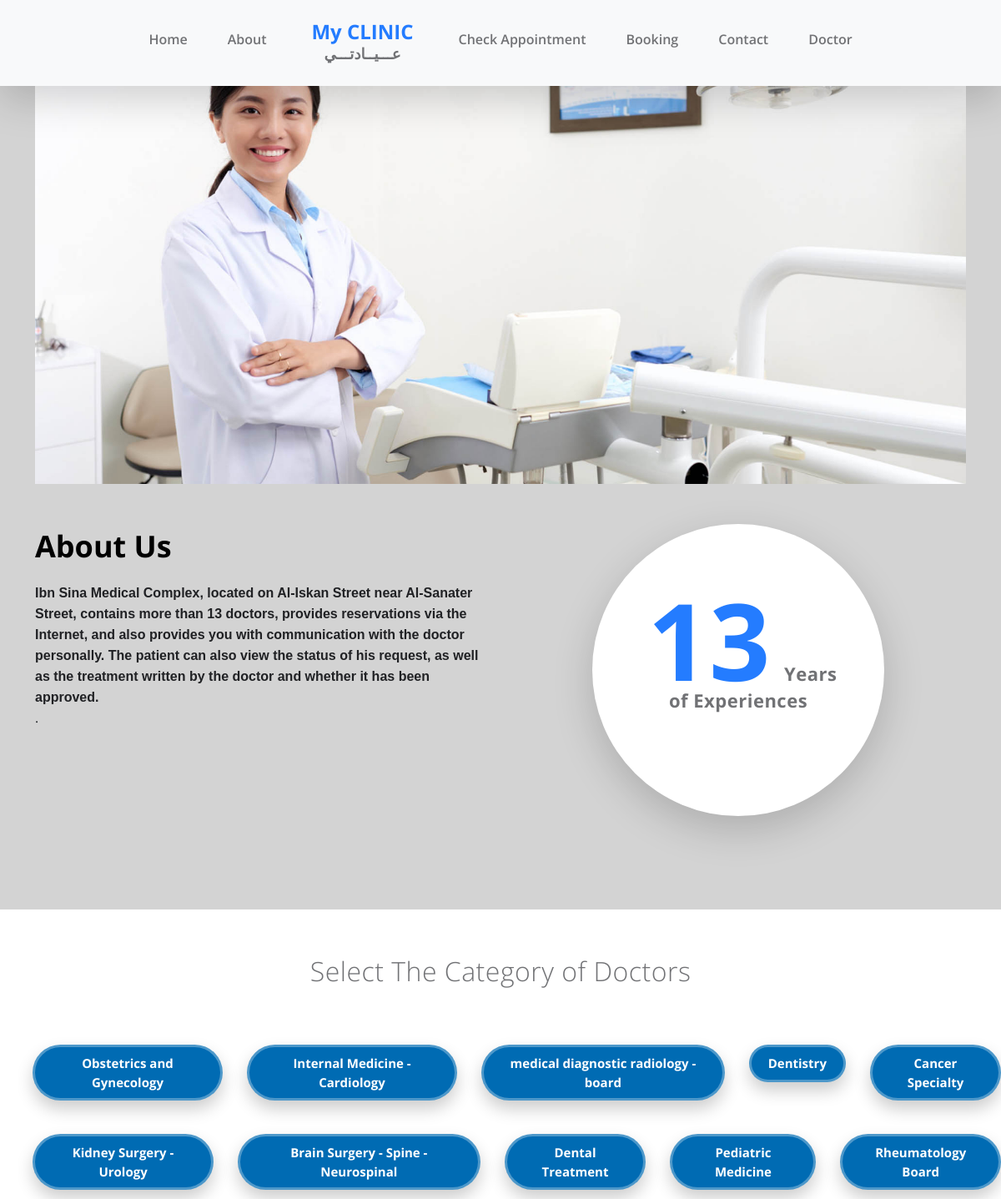
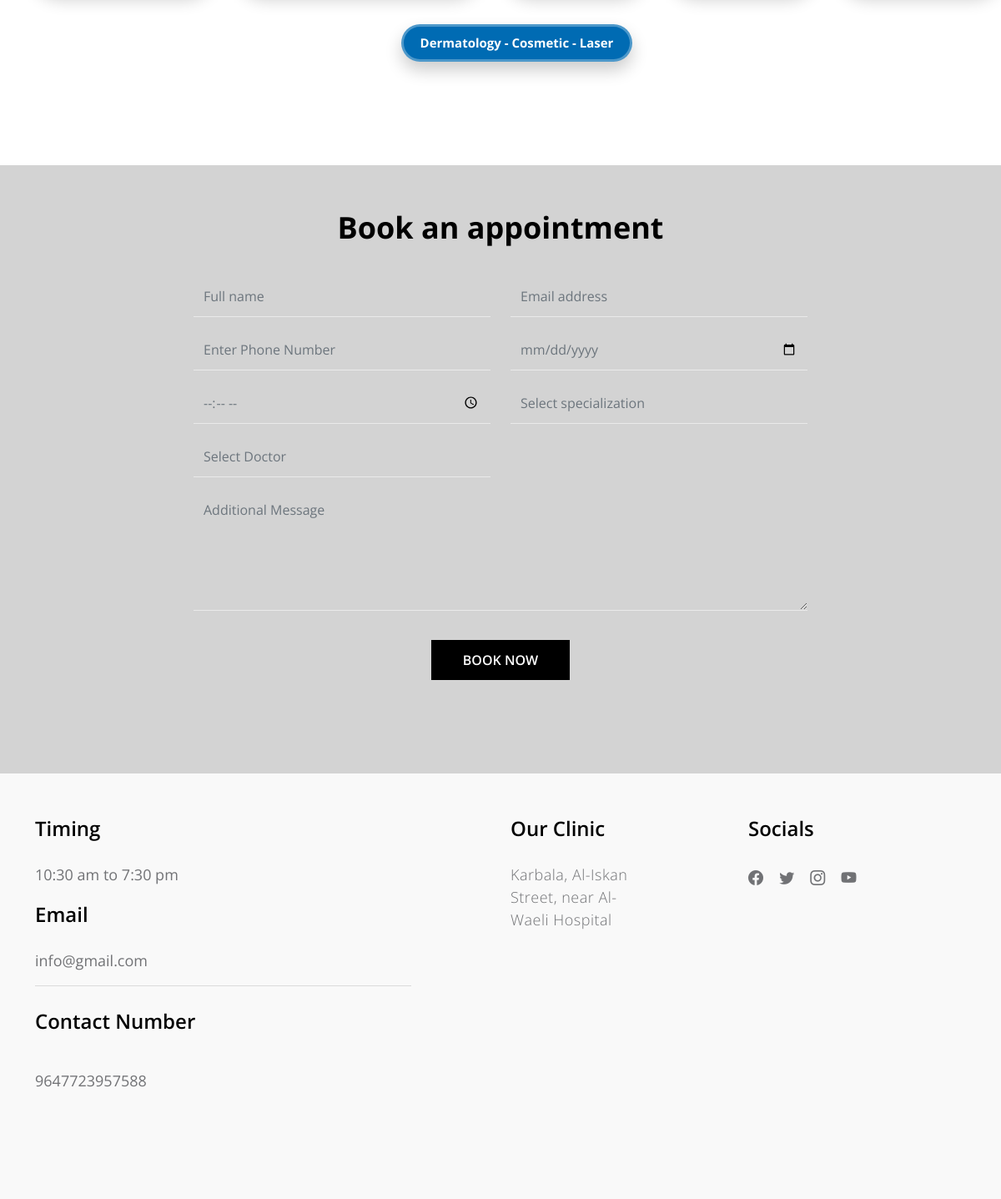
Screenshot of /dams/index.php with the database file from the repository (2 pictures, top to bottom).
### tables this page shows
CREATE TABLE `tblpage` (
  `ID` int(10) NOT NULL,
  `PageType` varchar(200) DEFAULT NULL,
  `PageTitle` mediumtext DEFAULT NULL,
  `PageDescription` mediumtext DEFAULT NULL,
  `Email` varchar(200) DEFAULT NULL,
  `MobileNumber` bigint(10) DEFAULT NULL,
  `UpdationDate` date DEFAULT NULL,
  `Timing` varchar(200) NOT NULL
);

### dams/index.php (the view, shortened to what this page needs)
<!doctype html>
<html lang="en">
    <head>
        <link href="css/bootstrap.min.css" rel="stylesheet">
        <link href="css/bootstrap-icons.css" rel="stylesheet">
        <link href="css/owl.carousel.min.css" rel="stylesheet">
        <link href="css/owl.theme.default.min.css" rel="stylesheet">
        <link href="css/templatemo-medic-care.css" rel="stylesheet">
        <link rel="stylesheet" type="text/css" href="Homestyle.css"/>
        <link rel="stylesheet" href="https://cdnjs.cloudflare.com/ajax/libs/font-awesome/6.5.1/css/all.min.css" />
    </head>
    <body id="top">
        <main>
            <?php include_once('includes/header.php');?>
            <section class="hero" id="hero">
                <div class="container">
                    <div class="row">
                        <div class="col-12">
                            <div id="myCarousel" class="carousel slide carousel-fade" data-bs-ride="carousel">
                                <div class="carousel-inner">
                                    <div class="carousel-item">
                                        <img src="images/slider/young-asian-female-dentist-white-coat-posing-clinic-equipment.jpg" class="img-fluid" alt="">
                                    </div>
                                </div>
                            </div>
                        </div>
                    </div>
                </div>
            </section>
            <section class="section-padding" id="about">
                <div class="container">
                    <div class="row">
                        <div class="col-lg-6 col-md-6 col-12">
                            <?php
$sql="SELECT * from tblpage where PageType='aboutus'";
$query = $dbh -> prepare($sql);
$query->execute();
$results=$query->fetchAll(PDO::FETCH_OBJ);
$cnt=1;
if($query->rowCount() > 0)
{
foreach($results as $row)
{               ?>
                            <h2 class="mb-lg-3 mb-3"><?php  echo htmlentities($row->PageTitle);?></h2>
                            <p><?php  echo ($row->PageDescription);?>.</p>
                           <?php $cnt=$cnt+1;}} ?>
                        </div>
                        <div class="col-lg-4 col-md-5 col-12 mx-auto">
                            <div class="featured-circle bg-white shadow-lg d-flex justify-content-center align-items-center">
                                <p class="featured-text"><span class="featured-number">13</span> Years<br> of Experiences</p>
                            </div>
                        </div>
                    </div>
                </div>
            </section>
            <center style="background-color: white;padding-bottom: 100px;">
    <p class="docheading">Select The Category of Doctors</p>
    <br>
    <br>
    <div id="container" >
<a href="./Card Slider/Cards/Doctor-1/index.php"><button class="buttonn" style="margin-left:39px;">
  Obstetrics and Gynecology
 </button></a>
 <a href="./Card Slider/Cards/Doctor-2/index.php"><button class="buttonn" style="    margin-left: 29px;">
 Internal Medicine - Cardiology
 </button></a>
 <a href="./Card Slider/Cards/Doctor-3/index.php"><button class="buttonn" style="    margin-left: 29px;">
 medical diagnostic radiology -board
 </button></a>
 <a href="./Card Slider/Cards/Doctor-4/index.php"><button class="buttonn" style="    margin-left: 29px;">
 Dentistry
 </button></a>
 <a href="./Card Slider/Cards/Doctor-5/index.php"><button class="buttonn" style="    margin-left: 29px;">
 Cancer Specialty
 </button></a>
  </div>
  <div id="container" style="margin-top:40px">
<a href="./Card Slider/Cards/Doctor-6/index.php"><button class="buttonn" style="margin-left:39px;">
Kidney Surgery - Urology
  </button></a>
 <a href="./Card Slider/Cards/Doctor-7/index.php"><button class="buttonn" style="    margin-left: 29px;">
 Brain Surgery - Spine - Neurospinal
 </button></a>
 <a href="./Card Slider/Cards/Doctor-8/index.php"><button class="buttonn" style="    margin-left: 29px;">
 Dental Treatment
 </button></a>
 <a href="./Card Slider/Cards/Doctor-9/index.php"><button class="buttonn" style="    margin-left: 29px;">
 Pediatric Medicine
 </button></a>
 <a href="./Card Slider/Cards/Doctor-10/index.php"><button class="buttonn" style="    margin-left: 29px;">
 Rheumatology Board
 </button></a>
  </div>
  <div id="container" style="margin-top:40px">
<a href="./Card Slider/Cards/Doctor-11/index.php"><button class="buttonn" style="margin-left:39px;">
Dermatology - Cosmetic -  Laser
  </button></a>
  </div>
  <br>
  </center>
            <section class="section-padding" id="booking">
                <div class="container">
                    <div class="row">
                        <div class="col-lg-8 col-12 mx-auto">
                            <div class="booking-form">
                                <h2 class="text-center mb-lg-3 mb-2">Book an appointment</h2>
                                <form role="form" method="post">
                                    <div class="row">
                                        <div class="col-lg-6 col-12">
                                            <input type="text" name="name" id="name" class="form-control" placeholder="Full name" required='true'>
                                        </div>
                                        <div class="col-lg-6 col-12">
                                            <input type="email" name="email" id="email" pattern="[^ @]*@[^ @]*" class="form-control" placeholder="Email address" required='true'>
                                        </div>
                                        <div class="col-lg-6 col-12">
                                            <input type="telephone" name="phone" id="phone" class="form-control" placeholder="Enter Phone Number" maxlength="10">
                                        </div>
                                        <div class="col-lg-6 col-12">
                                            <input type="date" name="date" id="date" value="" class="form-control">
                                        </div>
                                            <div class="col-lg-6 col-12">
                                            <input type="time" name="time" id="time" value="" class="form-control">
                                        </div>
    <div class="col-lg-6 col-12">
<select onChange="getdoctors(this.value);"  name="specialization" id="specialization" class="form-control" required>
<option value="">Select specialization</option>
</select>
</div>
    <div class="col-lg-6 col-12">
<select name="doctorlist" id="doctorlist" class="form-control">
<option value="">Select Doctor</option>
</select>
</div>
                                        <div class="col-12">
                                            <textarea class="form-control" rows="5" id="message" name="message" placeholder="Additional Message"></textarea>
                                        </div>
                                        <div class="col-lg-3 col-md-4 col-6 mx-auto">
                                            <button type="submit" class="form-control" name="submit" id="submit-button">Book Now</button>
                                        </div>
                                    </div>
                                </form>
                            </div>
                        </div>
                    </div>
                </div>
            </section>
        </main>
        <?php include_once('includes/footer.php');?>
    </body>
</html>

### dams/includes/footer.php (shortened to what this page needs)
<footer class="site-footer section-padding" id="contact">
            <div class="container">
                <div class="row">
                    <div class="col-lg-5 me-auto col-12">
                        <?php
$sql="SELECT * from tblpage where PageType='contactus'";
$query = $dbh -> prepare($sql);
$query->execute();
$results=$query->fetchAll(PDO::FETCH_OBJ);
$cnt=1;
if($query->rowCount() > 0)
{
foreach($results as $row)
{               ?>
                        <h5 class="mb-lg-4 mb-3">Timing</h5>
                        <ul class="list-group list-group-flush">
                            <li class="list-group-item d-flex">
                                <?php  echo ($row->Timing);?>
                            </li></ul>
                            <h5 class="mb-lg-4 mb-3">Email</h5>
                            <ul class="list-group list-group-flush">
                            <li class="list-group-item d-flex">
                                <?php  echo ($row->Email);?></li>
                                <br>
                                 <h5 class="mb-lg-4 mb-3">Contact Number</h5>
                            <li class="list-group-item d-flex">
                                <?php  echo ($row->MobileNumber);?></li>
                        </ul>
                    </div>
                    <div class="col-lg-2 col-md-6 col-12 my-4 my-lg-0">
                        <h5 class="mb-lg-4 mb-3">Our Clinic</h5>
                        <p><?php  echo ($row->PageDescription);?></p>
                    </div>
<?php $cnt=$cnt+1;}} ?>
                    <div class="col-lg-3 col-md-6 col-12 ms-auto">
                        <h5 class="mb-lg-4 mb-2">Socials</h5>
                        <ul class="social-icon">
                            <li><a href="#" class="social-icon-link bi-facebook"></a></li>
                            <li><a href="#" class="social-icon-link bi-twitter"></a></li>
                            <li><a href="#" class="social-icon-link bi-instagram"></a></li>
                            <li><a href="#" class="social-icon-link bi-youtube"></a></li>
                        </ul>
                    </div>
                </div>
        </footer>

### dams/css/templatemo-medic-care.css (style rules this page uses)
:root { --white-color: #FFFFFF; --primary-color: #247cff; --section-bg-color: #F9F9F9; --dark-color: #000000; --title-color: #565758; --p-color: #717275; --border-color: #eaeaea; --body-font-family: 'Open Sans', sans-serif; --h1-font-size: 48px; --h2-font-size: 36px; --h3-font-size: 32px; --h4-font-size: 28px; --h5-font-size: 24px; --h6-font-size: 22px; --p-font-size: 18px; --menu-font-size: 16px; --font-weight-light: 300; --font-weight-normal: 400; --font-weight-semibold: 600; --font-weight-bold: 700; }
body { background: var(--white-color); font-family: var(--body-font-family); position: relative; padding-top: 94px; }
h2, h3, h4, h5, h6 { color: var(--dark-color); line-height: inherit; }
h1, h2, h3, h4, h5, h6 { font-weight: var(--font-weight-semibold); }
h1, h2 { font-weight: var(--font-weight-bold); }
h2 { font-size: var(--h2-font-size); }
h5 { font-size: var(--h5-font-size); }
p { color: var(--p-color); font-size: var(--p-font-size); font-weight: var(--font-weight-light); letter-spacing: 0.5px; }
a, button { touch-action: manipulation; transition: all 0.3s; }
a { color: var(--p-color); text-decoration: none; }
.section-padding { padding-top: 3rem; padding-bottom: 7rem; }
b, strong { font-weight: var(--font-weight-bold); }
.list-group-item { background-color: transparent; color: var(--p-color); font-size: var(--p-font-size); padding: 1rem 0; }
.list-group-item:first-child { padding-top: 0; }
.hero { padding-top: 0rem; }
.hero .container { position: relative; overflow: hidden; height: 580px; }
.featured-circle { border-radius: 100%; width: 350px; height: 350px; margin: 0 auto; padding: 0 20px; }
.featured-text { font-size: var(--h6-font-size); line-height: 2rem; font-weight: var(--font-weight-bold); text-align: center; margin-bottom: 0; }
.featured-number { color: var(--primary-color); font-size: 8rem; margin: 0 10px; }
.booking-form .form-control { background: transparent; border-radius: 0; border: 0; border-bottom: 1px solid var(--border-color); color: #6c757d; font-weight: var(--font-weight-normal); padding-top: 12px; padding-bottom: 12px; margin-top: 15px; transition: all 0.3s; }
.booking-form #submit-button { background: var(--dark-color); border-bottom: 0; font-weight: var(--font-weight-semibold); color: var(--white-color); text-transform: uppercase; margin-top: 35px; }
.site-footer { background: var(--section-bg-color); }
.social-icon { margin: 0; padding: 0; }
.social-icon li { list-style: none; display: inline-block; vertical-align: top; transition: all 0.3s; }
.social-icon-link { font-size: var(--p-font-size); display: inline-block; vertical-align: top; margin-top: 4px; margin-bottom: 4px; margin-right: 15px; }

### dams/Homestyle.css (style rules this page uses)
body { margin: 0; padding: 0; background-color: lightgray; }
.docheading { font-size: 32px; padding-top: 50px; }

### dams/index.php (style rules this page uses)
#container { display: flex; align-content:center; justify-content:center; }
.buttonn { position: relative; transition: all 0.3s ease-in-out; box-shadow: 0px 10px 20px rgba(0, 0, 0, 0.2); padding-block: 0.5rem; padding-inline: 1.25rem; background-color: rgb(0 107 179); border-radius: 9999px; display: flex; align-items: center; justify-content: center; color: #ffff; gap: 10px; font-weight: bold; border: 3px solid #ffffff4d; outline: none; overflow: hidden; font-size: 15px; }
.buttonn::before { content: ""; position: absolute; width: 100px; height: 100%; background-image: linear-gradient( 120deg, rgba(255, 255, 255, 0) 30%, rgba(255, 255, 255, 0.8), rgba(255, 255, 255, 0) 70% ); top: 0; left: -100px; opacity: 0.6; }

### rows the page displays
tblpage: PageTitle "About Us", PageDescription "Ibn Sina Medical Complex, located on Al-Iskan Street near Al-Sanater Street, contains more than 13 doctors, provides reservations via the Internet, and also provides you with communication with the doctor personally. The patient can also view the status of his request, as well as the treatment written by the doctor and whether it has been approved."
tblpage: Timing "10:30 am to 7:30 pm", Email "info@gmail.com", MobileNumber "9647723957588", PageDescription "Karbala, Al-Iskan Street, near Al-Waeli Hospital"
